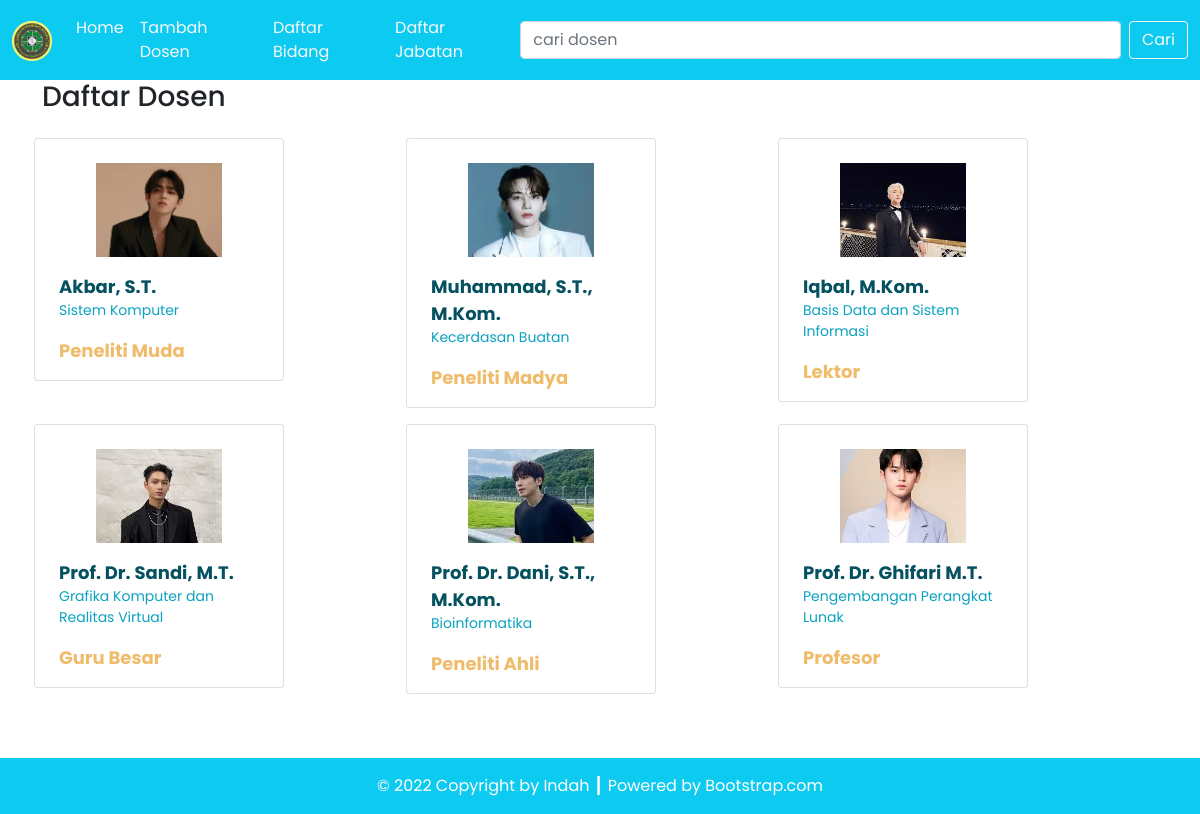
/Source_code/2103507_Indah_TP3/index.php, run on the app's committed database.
### tables this page shows
CREATE TABLE `dosen` (
  `dosen_id` int(11) NOT NULL,
  `dosen_foto` varchar(255) DEFAULT NULL,
  `dosen_nip` varchar(25) DEFAULT NULL,
  `dosen_nama` varchar(100) DEFAULT NULL,
  `dosen_email` varchar(50) NOT NULL,
  `bidang_id` int(11) DEFAULT NULL,
  `jabatan_id` int(11) DEFAULT NULL
);

CREATE TABLE `bidang` (
  `bidang_id` int(11) NOT NULL,
  `bidang_nama` varchar(255) NOT NULL
);

CREATE TABLE `jabatan` (
  `jabatan_id` int(11) NOT NULL,
  `jabatan_nama` varchar(255) NOT NULL
);

### Source_code/2103507_Indah_TP3/config/db.php (called while the page is built)
<?php
$DB_HOST = "localhost";
$DB_USERNAME = "root";
$DB_PASSWORD = "";
$DB_NAME = "db_dosen_tp3";

### Source_code/2103507_Indah_TP3/classes/DB.php (called while the page is built, shortened)
<?php
class DB
{
    private $hostname;
    private $username;
    private $password;
    private $dbname;
    private $conn;
    private $result;
    function __construct($hostname, $username, $password, $dbname)
    {
        $this->hostname = $hostname;
        $this->username = $username;
        $this->password = $password;
        $this->dbname = $dbname;
    }
    function open()
    {
        $this->conn = mysqli_connect($this->hostname, $this->username, $this->password, $this->dbname);
    }
    function execute($query)
    {
        $this->result = mysqli_query($this->conn, $query);
    }
    function getResult()
    {
        return mysqli_fetch_array($this->result);
    }
}

### Source_code/2103507_Indah_TP3/classes/Dosen.php (called while the page is built, shortened)
<?php
class Dosen extends DB
{
    function getDosenJoin()
    {
        $query = "SELECT * FROM dosen
                  JOIN bidang ON dosen.bidang_id=bidang.bidang_id
                  JOIN jabatan ON dosen.jabatan_id=jabatan.jabatan_id
                  ORDER BY dosen.dosen_id";
        return $this->execute($query);
    }
}

### Source_code/2103507_Indah_TP3/index.php (the view, shortened to what this page needs)
<?php
include('config/db.php');
include('classes/DB.php');
include('classes/Jabatan.php');
include('classes/Dosen.php');
include('classes/Template.php');
$listDosen = new Dosen($DB_HOST, $DB_USERNAME, $DB_PASSWORD, $DB_NAME);
$listDosen->open();
if (isset($_GET['btn-cari'])) {
    $keyword = $_GET['cari'];
    $listDosen->searchDosen($_GET['cari']);
} else {
    $listDosen->getDosenJoin();
}
$data = null;
while ($row = $listDosen->getResult()) {
    $data .= '<div class="col-md-4 gx-2 gy-3 justify-content-center">' .
        '<div class="card pt-4 px-2 dosen-thumbnail">
        <a href="detail.php?id=' . $row['dosen_id'] . '">
            <div class="row justify-content-center">
                <img src="assets/images/' . $row['dosen_foto'] . '" class="card-img-top" alt="' . $row['dosen_foto'] . '">
            </div>
            <div class="card-body">
                <p class="card-text dosen-nama my-0">' . $row['dosen_nama'] . '</p>
                <p class="card-text bidang-nama">' . $row['bidang_nama'] . '</p>
                <p class="card-text jabatan-nama my-0">' . $row['jabatan_nama'] . '</p>
            </div>
        </a>
    </div>
    </div>';
}

### Source_code/2103507_Indah_TP3/classes/Template.php (shortened to what this page needs)
<?php
class Template
{
    var $content = '';
    function __construct($filename = '')
    {
        $this->content = implode('', @file($filename));
    }
    function clear()
    {
        $this->content = preg_replace("/DATA_[A-Z|_|0-9]+/", "", $this->content);
    }
    function write()
    {
        print $this->content;
    }
    function replace($old = '', $new = '')
    {
        if (is_int($new)) {
            $value = sprintf("%d", $new);
        } elseif (is_float($new)) {
            $value = sprintf("%f", $new);
        } elseif (is_array($new)) {
            $value = '';
            foreach ($new as $item) {
                $value .= $item . ' ';
            }
        } else {
            $value = $new;
        }
        $this->content = preg_replace("/$old/", $value, $this->content);
    }
}

### data on the page
dosen: dosen_foto (picture), dosen_nama "Akbar, S.T.", bidang.bidang_nama "Sistem Komputer", jabatan.jabatan_nama "Peneliti Muda"
dosen: dosen_foto (picture), dosen_nama "Muhammad, S.T., M.Kom.", bidang.bidang_nama "Kecerdasan Buatan", jabatan.jabatan_nama "Peneliti Madya"
dosen: dosen_foto (picture), dosen_nama "Iqbal, M.Kom.", bidang.bidang_nama "Basis Data dan Sistem Informasi", jabatan.jabatan_nama "Lektor"
dosen: dosen_foto (picture), dosen_nama "Prof. Dr. Sandi, M.T.", bidang.bidang_nama "Grafika Komputer dan Realitas Virtual", jabatan.jabatan_nama "Guru Besar"
dosen: shows a picture, dosen_nama "Prof. Dr. Dani, S.T., M.Kom.", bidang.bidang_nama "Bioinformatika", jabatan.jabatan_nama "Peneliti Ahli"
dosen: dosen_foto (picture), dosen_nama "Prof. Dr. Ghifari M.T.", bidang.bidang_nama "Pengembangan Perangkat Lunak", jabatan.jabatan_nama "Profesor"
